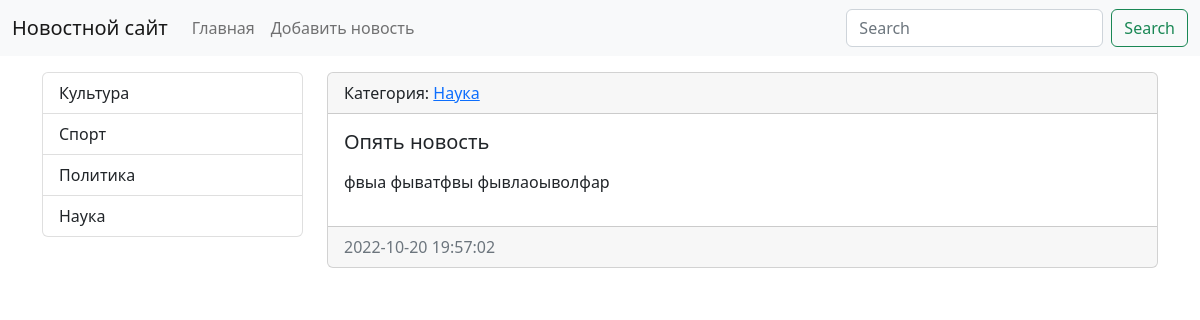
Screenshot of /news/18/ with the database file from the repository.
### news/models.py (models this page shows, shortened)
class Category(models.Model):
    title = models.CharField(max_length=150, db_index=True, verbose_name='Наименование категории')
    def get_absolute_url(self):
        return reverse('category', kwargs={"category_id": self.pk})
    def __str__(self):
        return self.title
    class Meta:
        verbose_name = "Категория"
        verbose_name_plural = "Категории"
        ordering = ['title']

class News(models.Model):
    title = models.CharField(max_length=50, verbose_name='Наименование')
    content = models.TextField(blank=True, verbose_name='Контент')
    created_at = models.DateTimeField(auto_now_add=True, verbose_name='Дата публикации')
    updated_at = models.DateTimeField(auto_now=True, verbose_name='Обновлено')
    photo = models.ImageField(upload_to='photos/%Y/%m/%d/', verbose_name='Фото', blank=True)
    is_published = models.BooleanField(default=True, verbose_name='Опубликовано')
    category = models.ForeignKey('Category', on_delete=models.PROTECT, verbose_name='Категория')
    views = models.IntegerField(default=0)
    class Meta:
        verbose_name = "Новость"
        verbose_name_plural = "Новости"
        ordering = ['-created_at']

### news/views.py (the view)
# urls.py: path('news/<int:pk>/', ViewNews.as_view(), name='view_news'),
class ViewNews(DetailView):
    model = News
    context_object_name = "news_item"

### news/templatetags/news_tags.py (called while the page is built)
@register.inclusion_tag('news/list_categories.html')
def show_categories():
    categories = Category.objects.annotate(cnt=Count('news')).filter(cnt__gt=0)
    categories = categories.annotate(cnt=Count('news__is_published')).filter(cnt__gt=0)
    return {'categories': categories}

### news/templates/news/news_detail.html (shortened to what this page needs)
{% extends 'base.html' %}
{% block sidebar %}
{% include 'inc/_sidebar.html' %}
{% endblock %}
{% block content %}
<div class="card mb-3">
    <div class="card-header">
        Категория: <a href="{{ news_item.category.get_absolute_url }}">{{ news_item.category }}</a>
    </div>
    <div class="card-body">
        <h5 class="card-title">{{ news_item.title }}</h5>
        <p class="card-text">{{ news_item.content|safe|linebreaks }}</p>
    </div>
    <div class="card-footer text-muted">
        {{ news_item.created_at|date:"Y-m-d H:i:s" }}
    </div>
</div>
{% endblock %}

### news/templates/news/list_categories.html
<div class="list-group">
    {% for item in categories %}
	<a href="{{ item.get_absolute_url }}" class="list-group-item list-group-item-action">{{ item.title }}</a>
    {% endfor %}
</div>

### mysite/static/css/style.css (style rules this page uses)
body { background-color: #ffffff; }

### rows the page displays
Category: title "Культура"
Category: title "Спорт"
Category: title "Политика"
Category: title "Наука"
News: category "Наука", title "Опять новость", content "фвыа фыватфвы фывлаоыволфар", created_at "2022-10-20 19:57:02"
